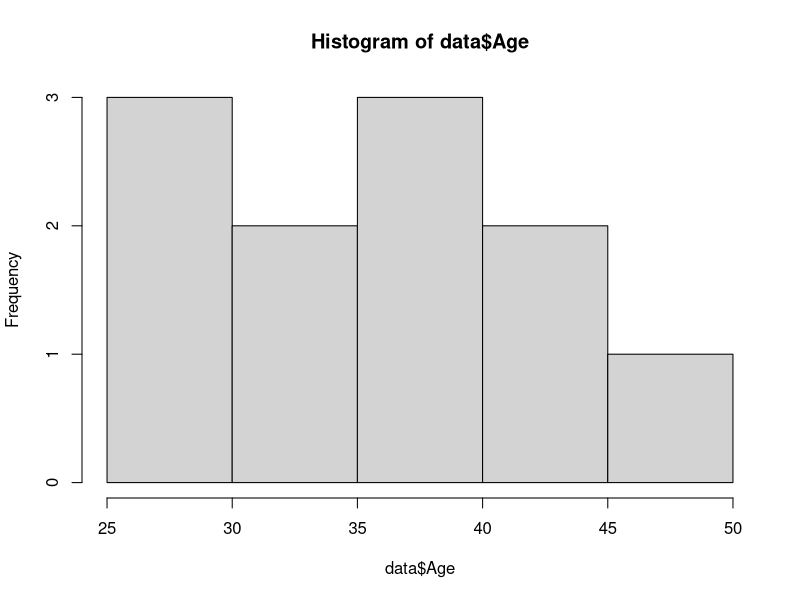
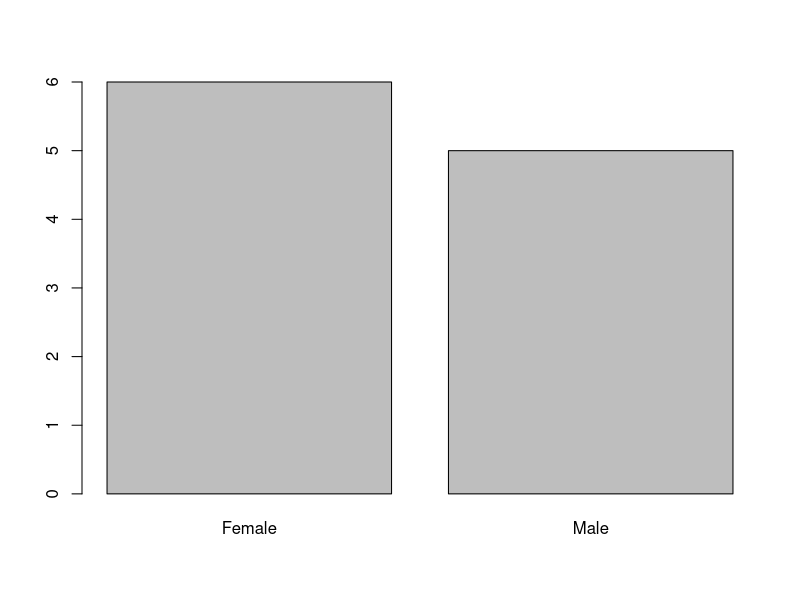

Generate these figures, in order, with R:
# Basic data exploration and summary statistics in R

# Working Directory: Make sure that the working directory in RStudio
# is set to the correct directory. You can check and set the working
# directory using the "Session" menu and then "Set Working Directory"
# in RStudio.

# 1. Load the dataset
data <- read.csv("dataset.csv")

# 2. View the first few rows of the dataset
head(data)

# 3. Summary statistics
summary(data)

# 4. Histogram for numeric variable 'Age'
hist(data$Age)

# 5. Bar plot for categorical variable 'Gender'
barplot(table(data$Gender))


